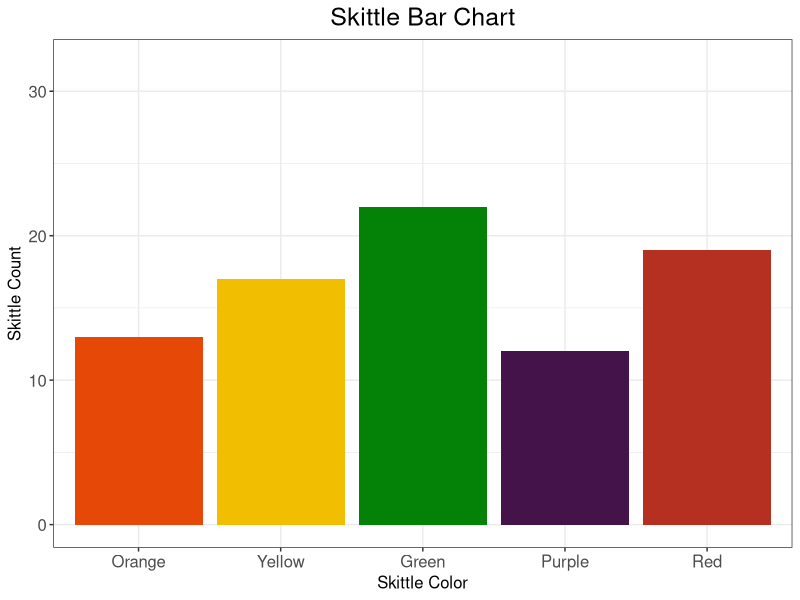

Here is the R script that generated this plot:
library(ggplot2)

SkittleColor <- c('Orange', 'Yellow', 'Green', 'Purple', 'Red')
skcol <- c('#e64808', '#f1be02', '#048207', '#441349', '#B53021')
SkittleCount <- as.numeric(c(10, 12, 14, 9, 15))
sk1 <- as.numeric(c(3, 5, 8, 3, 4))

SkittleCount <- SkittleCount + sk1
SkittleData <- as.data.frame(cbind(skcol, SkittleColor, SkittleCount))
SkittleData$SkittleCount <- as.integer(SkittleData$SkittleCount)
SkittleData$SkittleColor <- factor(SkittleData$SkittleColor, 
                                   levels = unique(SkittleData$SkittleColor))


SkittlePlot <- ggplot(data = SkittleData,
                      #aes(x = reorder(SkittleColor, -SkittleCount),
                      aes(x = SkittleColor,  
                          y = SkittleCount,
                          fill = SkittleColor)) +
  geom_bar(stat = "identity") +
  labs(y = "Skittle Count", x = "Skittle Color", title = "Skittle Bar Chart") +
  scale_fill_manual(values = skcol, labels = SkittleColor, name = "Skittle Color") +
  scale_y_continuous(breaks = seq(0, max(SkittleData$SkittleCount) + 10, 10),
                     labels = seq(0, max(SkittleData$SkittleCount) + 10, 10),
                     limits = c(0, max(SkittleData$SkittleCount) + 10)) +
  theme_bw() +
  theme(plot.title = element_text(hjust = 0.5, size = 18),
        axis.title = element_text(size = 12),
        legend.position = "none",
        # legend.title = element_text(size = 13),
        # legend.position = "right",
        # legend.text = element_text(size = 12),
        axis.text = element_text(size = 12)) 

SkittlePlot



